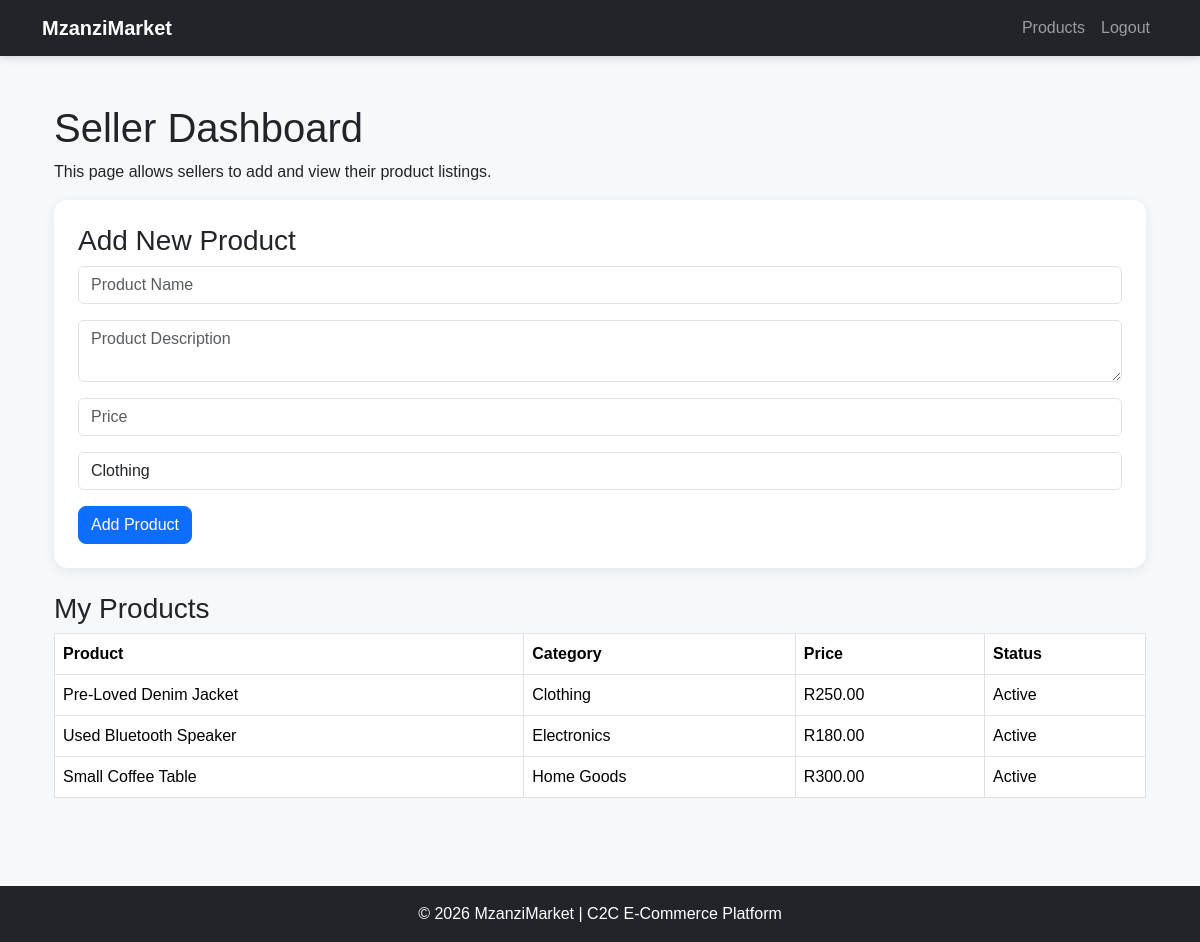
Page /dashboard.php (signed in) on the committed database.
### tables this page shows
CREATE TABLE products (
    product_id INT AUTO_INCREMENT PRIMARY KEY,
    seller_id INT NOT NULL,
    category_id INT,
    product_name VARCHAR(150) NOT NULL,
    description TEXT,
    price DECIMAL(10,2) NOT NULL,
    location VARCHAR(100),
    image VARCHAR(255),
    status VARCHAR(30) DEFAULT 'Active',
    created_at TIMESTAMP DEFAULT CURRENT_TIMESTAMP,
    FOREIGN KEY (seller_id) REFERENCES users(user_id),
    FOREIGN KEY (category_id) REFERENCES categories(category_id)
);

CREATE TABLE categories (
    category_id INT AUTO_INCREMENT PRIMARY KEY,
    category_name VARCHAR(100) NOT NULL
);

### dashboard.php (the view, shortened to what this page needs)
<?php
include '../includes/db.php';
include '../includes/header.php';
$seller_id = $_SESSION['user_id'];
$products = mysqli_query($conn, "SELECT products.*, categories.category_name
                                 FROM products
                                 LEFT JOIN categories ON products.category_id = categories.category_id
                                 WHERE seller_id = $seller_id");
$categories = mysqli_query($conn, "SELECT * FROM categories");
?>
<div class="container mt-4">
    <h1>Seller Dashboard</h1>
    <p>This page allows sellers to add and view their product listings.</p>
    <div class="card p-4 mb-4">
        <h3>Add New Product</h3>
        <form method="POST">
            <input class="form-control mb-3" type="text" name="product_name" placeholder="Product Name" required>
            <textarea class="form-control mb-3" name="description" placeholder="Product Description" required></textarea>
            <input class="form-control mb-3" type="number" step="0.01" name="price" placeholder="Price" required>
            <select class="form-control mb-3" name="category_id" required>
                <?php while ($cat = mysqli_fetch_assoc($categories)) { ?>
                    <option value="<?php echo $cat['category_id']; ?>">
                        <?php echo $cat['category_name']; ?>
                    </option>
                <?php } ?>
            </select>
            <button class="btn btn-primary" type="submit">Add Product</button>
        </form>
    </div>
    <h3>My Products</h3>
    <table class="table table-bordered">
        <tr>
            <th>Product</th>
            <th>Category</th>
            <th>Price</th>
            <th>Status</th>
        </tr>
        <?php while ($row = mysqli_fetch_assoc($products)) { ?>
            <tr>
                <td><?php echo $row['product_name']; ?></td>
                <td><?php echo $row['category_name']; ?></td>
                <td>R<?php echo $row['price']; ?></td>
                <td><?php echo $row['status']; ?></td>
            </tr>
        <?php } ?>
    </table>
</div>
<?php include '../includes/footer.php'; ?>

### style.css (style rules this page uses)
body { background: #f7f8fa; font-family: Arial, sans-serif; }
.card { border: 0; border-radius: 14px; box-shadow: 0 3px 12px rgba(0,0,0,.08); transition: transform .2s ease, box-shadow .2s ease; }
.btn { border-radius: 8px; }
table { background: #fff; }

### rows in the picture
products: product_name "Pre-Loved Denim Jacket", category.category_name "Clothing", price "250.00", status "Active"
products: product_name "Used Bluetooth Speaker", category.category_name "Electronics", price "180.00", status "Active"
products: product_name "Small Coffee Table", category.category_name "Home Goods", price "300.00", status "Active"

### other values in the picture
form field category_id "Clothing"
